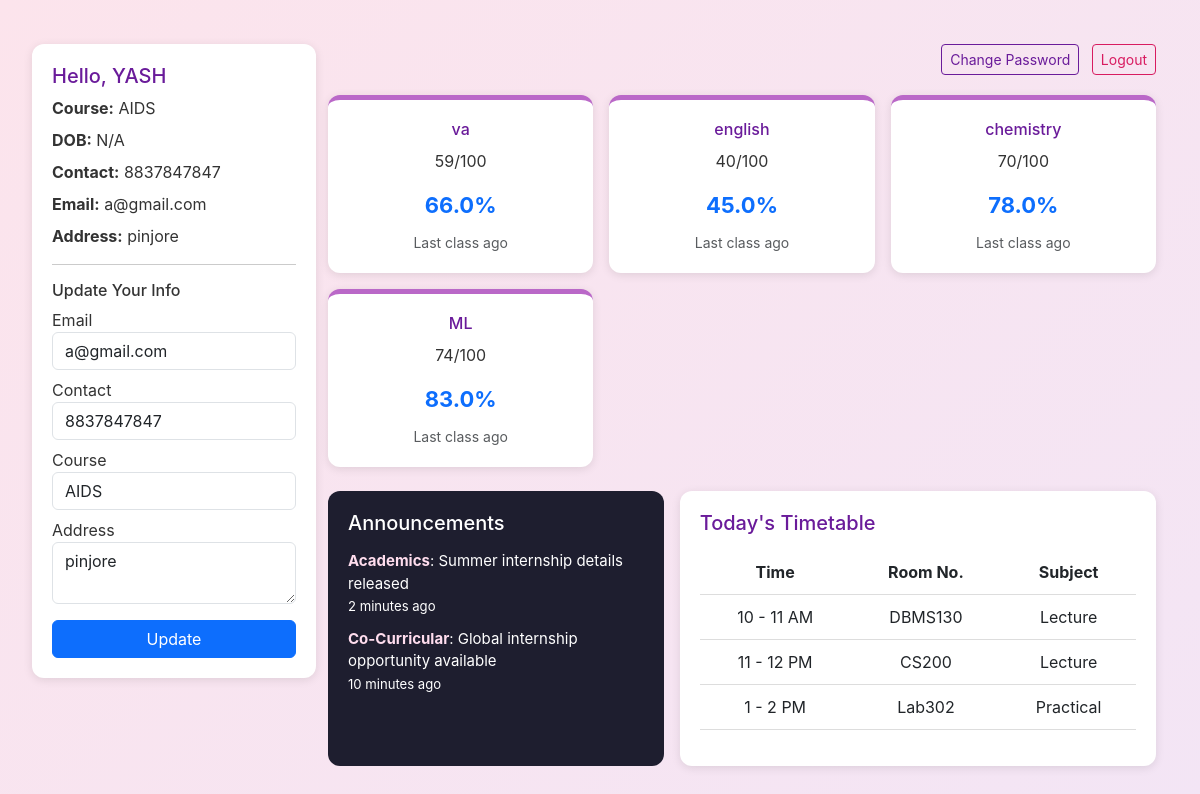
Screenshot of /student/dashboard/ (signed in) with the database file from the repository.
### core/models.py (models this page shows, shortened)
class CustomUser(AbstractUser):
    role = models.CharField(max_length=10, choices=[('student', 'Student'), ('teacher', 'Teacher')])
    dob = models.DateField(null=True, blank=True)
    contact = models.CharField(max_length=15, blank=True)
    address = models.TextField(blank=True)
    course = models.CharField(max_length=100, blank=True)

class Subject(models.Model):
    name = models.CharField(max_length=100)

class Marks(models.Model):
    student = models.ForeignKey(
        CustomUser,
        on_delete=models.CASCADE,
        limit_choices_to={'role': 'student'},
        related_name='student_marks'
    )
    subject = models.ForeignKey(Subject, on_delete=models.CASCADE)
    marks = models.FloatField()
    uploaded_by = models.ForeignKey(
        CustomUser,
        on_delete=models.SET_NULL,
        null=True,
        limit_choices_to={'role': 'teacher'},
        related_name='teacher_uploaded_marks'
    )
    uploaded_on = models.DateTimeField(auto_now_add=True)

### core/views.py (the view)
# urls.py: path('student/dashboard/', student_dashboard, name='student_dashboard'),
@login_required
def student_dashboard(request):
    if request.user.role != 'student':
        return redirect('login')
    student = request.user
    if request.method == 'POST' and 'update_profile' in request.POST:
        student.email = request.POST.get('email')
        student.contact = request.POST.get('contact')
        student.course = request.POST.get('course')
        student.address = request.POST.get('address')
        student.save()
    marks = Marks.objects.filter(student=student)
    student_info = {
        'name': student.get_full_name() or student.username,
        'dob': student.dob.strftime('%d-%b-%Y') if student.dob else 'N/A',
        'course': student.course or 'Not Assigned',
        'contact': student.contact or 'Not Available',
        'email': student.email,
        'address': student.address or 'N/A',
    }
    attendance_data = []
    for mark in marks:
        percent = mark.marks
        attendance_data.append({
            'subject': mark.subject.name,
            'attended': int(percent * 0.9),  # Simulated
            'total': 100,
            'percent': percent,
        })
    announcements = [
        {'title': 'Academics', 'desc': 'Summer internship details released', 'time': '2 minutes ago'},
        {'title': 'Co-Curricular', 'desc': 'Global internship opportunity available', 'time': '10 minutes ago'},
    ]
    timetable = [
        {'time': '10 - 11 AM', 'room': 'DBMS130', 'subject': 'Lecture'},
        {'time': '11 - 12 PM', 'room': 'CS200', 'subject': 'Lecture'},
        {'time': '1 - 2 PM', 'room': 'Lab302', 'subject': 'Practical'},
    ]
    return render(request, 'student_dashboard.html', {
        'student': student_info,
        'attendance': attendance_data,
        'announcements': announcements,
        'timetable': timetable,
    })

### core/templates/student_dashboard.html (shortened to what this page needs)
{% load static %}
<!DOCTYPE html>
<html lang="en">
<head>
    <link href="https://cdn.jsdelivr.net/npm/bootstrap@5.3.0/dist/css/bootstrap.min.css" rel="stylesheet">
    <link rel="stylesheet" href="{% static 'css/style.css' %}">
</head>
<body>
<div class="container-fluid p-4">
    <div class="row">
        <div class="col-md-3 sidebar">
            <h5>Hello, {{ student.name }}</h5>
            <p><strong>Course:</strong> {{ student.course }}</p>
            <p><strong>DOB:</strong> {{ student.dob }}</p>
            <p><strong>Contact:</strong> {{ student.contact }}</p>
            <p><strong>Email:</strong> {{ student.email }}</p>
            <p><strong>Address:</strong> {{ student.address }}</p>
            <hr>
            <h6 class="mt-3">Update Your Info</h6>
            <form method="post">
                <div class="mb-2">
                    <label>Email</label>
                    <input type="email" name="email" class="form-control" value="{{ student.email }}" required>
                </div>
                <div class="mb-2">
                    <label>Contact</label>
                    <input type="text" name="contact" class="form-control" value="{{ student.contact }}">
                </div>
                <div class="mb-2">
                    <label>Course</label>
                    <input type="text" name="course" class="form-control" value="{{ student.course }}">
                </div>
                <div class="mb-2">
                    <label>Address</label>
                    <textarea name="address" class="form-control">{{ student.address }}</textarea>
                </div>
                <button type="submit" name="update_profile" class="btn btn-primary w-100 mt-2">Update</button>
            </form>
        </div>
        <div class="col-md-9">
            <div class="nav-btns">
                <a href="#" class="btn btn-outline-primary btn-sm">Change Password</a>
                <a href="{% url 'logout' %}" class="btn btn-outline-danger btn-sm">Logout</a>
            </div>
            <div class="row g-3 mb-4">
                {% for item in attendance %}
                <div class="col-md-4">
                    <div class="dashboard-card">
                        <h6>{{ item.subject }}</h6>
                        <p>{{ item.attended }}/{{ item.total }}</p>
                        <div class="circle-chart text-primary">{{ item.percent }}%</div>
                        <small class="text-muted">Last class ago</small>
                    </div>
                </div>
                {% empty %}
                <div class="col-12 text-center text-muted">No attendance data available.</div>
                {% endfor %}
            </div>
            <div class="row g-3">
                <div class="col-md-5">
                    <div class="announcement-box">
                        <h5>Announcements</h5>
                        <ul>
                            {% for ann in announcements %}
                            <li>
                                <strong>{{ ann.title }}</strong>: {{ ann.desc }}<br>
                                <small>{{ ann.time }}</small>
                            </li>
                            {% empty %}
                            <li>No announcements yet.</li>
                            {% endfor %}
                        </ul>
                    </div>
                </div>
                <div class="col-md-7">
                    <div class="timetable">
                        <h5>Today's Timetable</h5>
                        <table class="table table-sm">
                            <thead>
                                <tr>
                                    <th>Time</th>
                                    <th>Room No.</th>
                                    <th>Subject</th>
                                </tr>
                            </thead>
                            <tbody>
                                {% for item in timetable %}
                                <tr>
                                    <td>{{ item.time }}</td>
                                    <td>{{ item.room }}</td>
                                    <td>{{ item.subject }}</td>
                                </tr>
                                {% empty %}
                                <tr>
                                    <td colspan="3" class="text-muted">No classes today.</td>
                                </tr>
                                {% endfor %}
                            </tbody>
                        </table>
                    </div>
                </div>
            </div>
        </div>
    </div>
</div>
</body>
</html>

### core/static/css/style.css (style rules this page uses)
* { margin: 0; padding: 0; box-sizing: border-box; font-family: 'Inter', sans-serif; }
body { background: linear-gradient(135deg, #fce4ec, #f3e5f5); min-height: 100vh; display: flex; flex-direction: column; padding: 20px; color: #333; }
.sidebar { background-color: #fff; border-radius: 12px; padding: 20px; height: 100%; box-shadow: 0 2px 10px rgba(0,0,0,0.1); margin-bottom: 20px; }
.sidebar h5 { color: #6A1B9A; }
.sidebar p { margin-bottom: 8px; }
.dashboard-card { border-radius: 12px; background-color: #ffffff; padding: 20px; box-shadow: 0 2px 10px rgba(0, 0, 0, 0.1); text-align: center; border-top: 5px solid #BA68C8; }
.dashboard-card h6 { color: #6A1B9A; margin-bottom: 10px; }
.dashboard-card .circle-chart { font-size: 22px; font-weight: bold; color: #AB47BC; margin-top: 10px; }
.dashboard-card small { display: block; margin-top: 10px; color: #777; }
.announcement-box { background-color: #6A1B9A; color: white; border-radius: 12px; padding: 20px; height: 100%; }
.announcement-box h5 { margin-bottom: 15px; color: #fff; }
.announcement-box ul { list-style: none; padding-left: 0; }
.announcement-box li { margin-bottom: 12px; font-size: 15px; }
.announcement-box strong { color: #FFDDEE; }
.timetable { background-color: #fff; border-radius: 12px; padding: 20px; box-shadow: 0 2px 10px rgba(0,0,0,0.1); }
.timetable h5 { color: #6A1B9A; margin-bottom: 15px; }
.timetable table { width: 100%; border-collapse: collapse; }
.timetable th, .timetable td { padding: 10px; border-bottom: 1px solid #ddd; text-align: center; }
.btn-outline-primary { color: #6A1B9A; border-color: #6A1B9A; }
.btn-outline-danger { color: #D81B60; border-color: #D81B60; }

### core/templates/student_dashboard.html (style rules this page uses)
body { background-color: #f1f3f6; font-family: 'Segoe UI', sans-serif; }
.sidebar { background-color: #fff; border-radius: 12px; padding: 20px; height: 100%; box-shadow: 0 2px 10px rgba(0,0,0,0.1); }
.dashboard-card { border-radius: 12px; background-color: #fff; padding: 20px; box-shadow: 0 2px 10px rgba(0,0,0,0.1); text-align: center; }
.circle-chart { font-size: 22px; font-weight: bold; margin-top: 10px; }
.announcement-box { background-color: #1e1e2f; color: #fff; border-radius: 12px; padding: 20px; height: 100%; }
.announcement-box h5 { color: #ffffff; margin-bottom: 15px; }
.announcement-box ul { list-style: none; padding: 0; }
.announcement-box li { margin-bottom: 10px; }
.timetable { background-color: #fff; border-radius: 12px; padding: 20px; box-shadow: 0 2px 10px rgba(0,0,0,0.1); }
.nav-btns { margin-bottom: 20px; text-align: right; }
.nav-btns a { margin-left: 8px; }

### rows the page displays
CustomUser: name "YASH", course "AIDS", contact "8837847847", email "a@gmail.com", address "pinjore"
Subject: subject "va"
Marks: percent "66.0"
Subject: subject "english"
Marks: percent "45.0"
Subject: subject "chemistry"
Marks: percent "78.0"
Subject: subject "ML"
Marks: percent "83.0"

### other values shown
{{ student.dob }} "N/A"
{{ item.attended }} "59" "40" "70" "74"
{{ item.total }} "100" "100" "100" "100"
{{ ann.title }} "Academics" "Co-Curricular"
{{ ann.desc }} "Summer internship details released" "Global internship opportunity available"
{{ ann.time }} "2 minutes ago" "10 minutes ago"
{{ item.time }} "10 - 11 AM" "11 - 12 PM" "1 - 2 PM"
{{ item.room }} "DBMS130" "CS200" "Lab302"
{{ item.subject }} "Lecture" "Lecture" "Practical"
